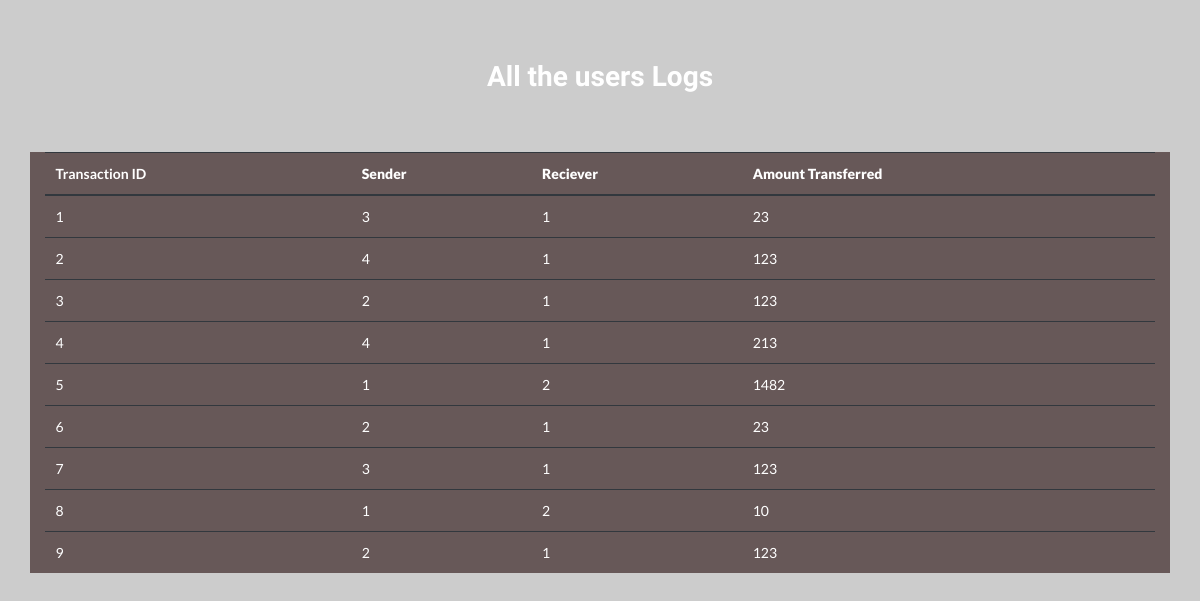
Page /logs on the earlier database version.
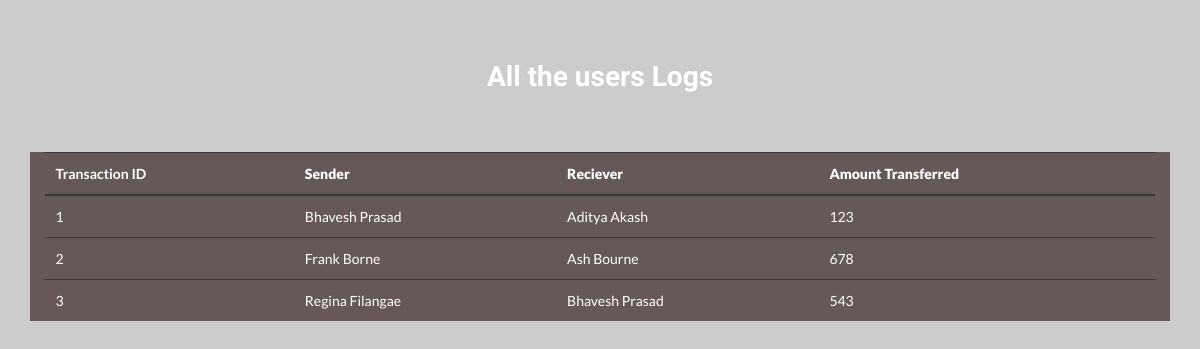
Same page on the later database version.
### tables this page shows
CREATE TABLE LOGS (  TRANSACTION_ID integer primary key AUTOINCREMENT, Sender text  , Reciever text ,credit_number number);

### Sparks/__init__.py (the view)
@app.route('/logs')
def logs():
   con=sql.connect('Database.db')
   cur=con.cursor()
   log=cur.execute('Select * from logs').fetchall()
   return render_template('Logs.html',user_logs=log)

### Sparks/Templates/Logs.html (shortened to what this page needs)
<!doctype html>
<html lang="en">
  <head>
    <link rel="stylesheet" href="https://stackpath.bootstrapcdn.com/bootstrap/4.1.3/css/bootstrap.min.css">
    <link rel="stylesheet" href="https://cdn.jsdelivr.net/npm/semantic-ui@2.4.2/dist/semantic.min.css">
    <h1 style="text-align: center;margin-top: 2%  ; padding:1%;color: white;font-family: 'Shadows Into Light', cursive;">All the users Logs</i></h1>
  </head>
  <body>
    <div class="container" style="margin-top: 4%; position: relative;background-color: rgba(78, 59, 59, 0.795);">
        <table class=" table table-boderless table-dark" style="background-color: rgba(143, 138, 138, 0);">
            <thead>
              <tr>
                <th scope="col">Transaction ID</th>
                <th scope="col"><b>Sender</b></th>
                <th scope="col"><b>Reciever</b></th>
                <th scope="col"><b>Amount Transferred</b></th>
              </tr>
            </thead>
            <tbody>
              {% for log in user_logs %}
              <tr>
                <td>{{log[0]}}</td>
                <td>{{log[1]}}</td>
                <td>{{log[2]}}</td>
                <td>{{log[3]}}</td>
              </tr>
              {% endfor %}
            </tbody>
          </table>
    </div>
  </body>
</html>

### Sparks/Templates/Logs.html (style rules this page uses)
head { margin-top: 2%; }
body { background-image: url("https://wallpapercave.com/wp/wp2757874.gif"); background-color: #cccccc; background-position:center; width: 100%; height: auto; padding: 2%; }

Differences in the rows shown:
removed LOGS: TRANSACTION_ID "4", Sender "4", Reciever "1", credit_number "213"
removed LOGS: TRANSACTION_ID "5", Sender "1", Reciever "2", credit_number "1482"
removed LOGS: TRANSACTION_ID "6", Sender "2", Reciever "1", credit_number "23"
removed LOGS: TRANSACTION_ID "7", Sender "3", Reciever "1", credit_number "123"
removed LOGS: TRANSACTION_ID "8", Sender "1", Reciever "2", credit_number "10"
removed LOGS: TRANSACTION_ID "9", Sender "2", Reciever "1", credit_number "123"
changed LOGS id 1: Sender "3" → "Bhavesh Prasad"; Reciever "1" → "Aditya Akash"; credit_number "23" → "123"
changed LOGS id 2: Sender "4" → "Frank Borne"; Reciever "1" → "Ash Bourne"; credit_number "123" → "678"
changed LOGS id 3: Sender "2" → "Regina Filangae"; Reciever "1" → "Bhavesh Prasad"; credit_number "123" → "543"
